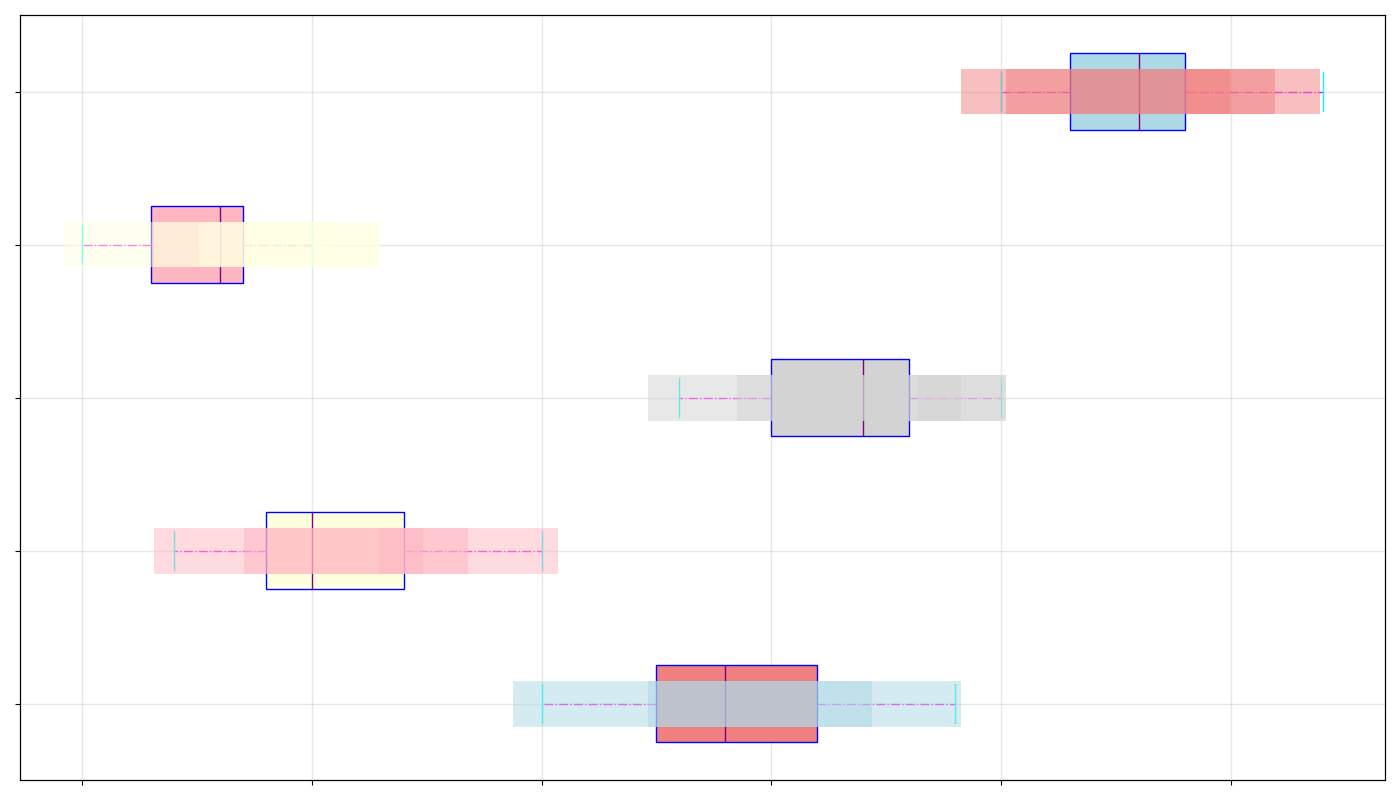

Write Python code to recreate this figure.
import matplotlib.pyplot as plt
import numpy as np

engineering_hours = [15, 18, 21, 19, 20, 22, 24, 17, 16, 20, 23, 21, 19, 18, 17]
arts_hours = [10, 8, 12, 9, 11, 14, 15, 7, 10, 12, 13, 9, 11, 8, 10]
science_hours = [20, 22, 19, 24, 21, 23, 25, 18, 22, 21, 20, 22, 24, 19, 23]
business_hours = [5, 8, 7, 6, 9, 10, 8, 7, 6, 8, 9, 7, 10, 6, 8]
law_hours = [25, 28, 26, 29, 27, 30, 32, 26, 28, 29, 30, 27, 28, 25, 29]

data = [engineering_hours, arts_hours, science_hours, business_hours, law_hours]
majors = ["Engineering", "Arts", "Science", "Business", "Law"]

fig, ax = plt.subplots(figsize=(14, 8))

box = ax.boxplot(data, vert=False, patch_artist=True, notch=False, whis=1.5,
                 boxprops=dict(facecolor="lightgreen", color="blue", linestyle='--'),
                 whiskerprops=dict(color="magenta", linestyle='-.'),
                 capprops=dict(color="cyan"),
                 flierprops=dict(marker="s", color="red", alpha=0.7),
                 medianprops=dict(color="purple"))

colors = ['lightblue', 'lightpink', 'lightgray', 'lightyellow', 'lightcoral']
for patch, color in zip(box['boxes'], colors[::-1]):  # Reversing the order for variation
    patch.set_facecolor(color)

ax.set_yticklabels([])  
ax.set_xticklabels([])  

ax.grid(True, linestyle='-', linewidth=1, alpha=0.3)

ax_hist = ax.twiny()
ax_hist.set_xticks([])
for i, data_series in enumerate(data):
    hist_data = np.histogram(data_series, bins=np.arange(min(data_series) - 1, max(data_series) + 2))
    ax_hist.barh([i + 1] * len(hist_data[0]), hist_data[0], left=hist_data[1][:-1], color=colors[i],
                 alpha=0.5, height=0.3)

plt.tight_layout()

plt.show()
